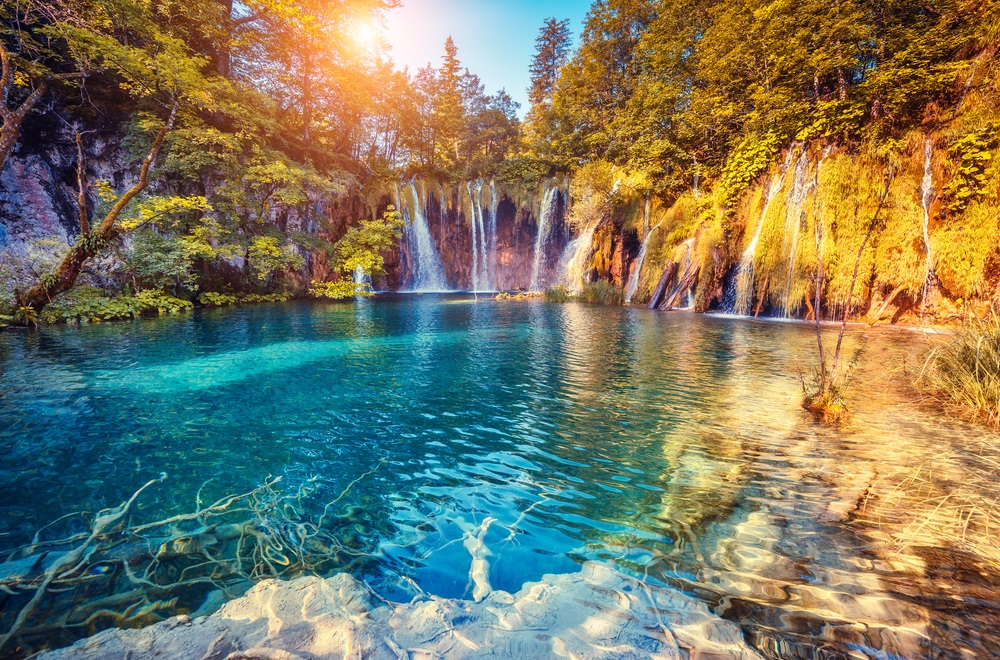
#> input picture foto_2.bmp, 1000 x 660 px
$ python sharp.py
#> lines starting #> are read from the running program, lines starting #| are printed output that depends on the picture
#Importeer libraries
import cv2
from matplotlib import pyplot as plt

afbeelding = cv2.imread('foto_2.bmp')                         #Lees de afbeelding in
#> afbeelding is the input picture: shape (660, 1000, 3); mean B, G, R 97.3, 120.9, 121.7
afbeelding_rgb = cv2.cvtColor(afbeelding, cv2.COLOR_BGR2RGB)  #Vorm de afbeelding van BGR naar RGB

blured_afbeelding = cv2.GaussianBlur(afbeelding_rgb, (9,9), 0)    #Blure de afbeelding
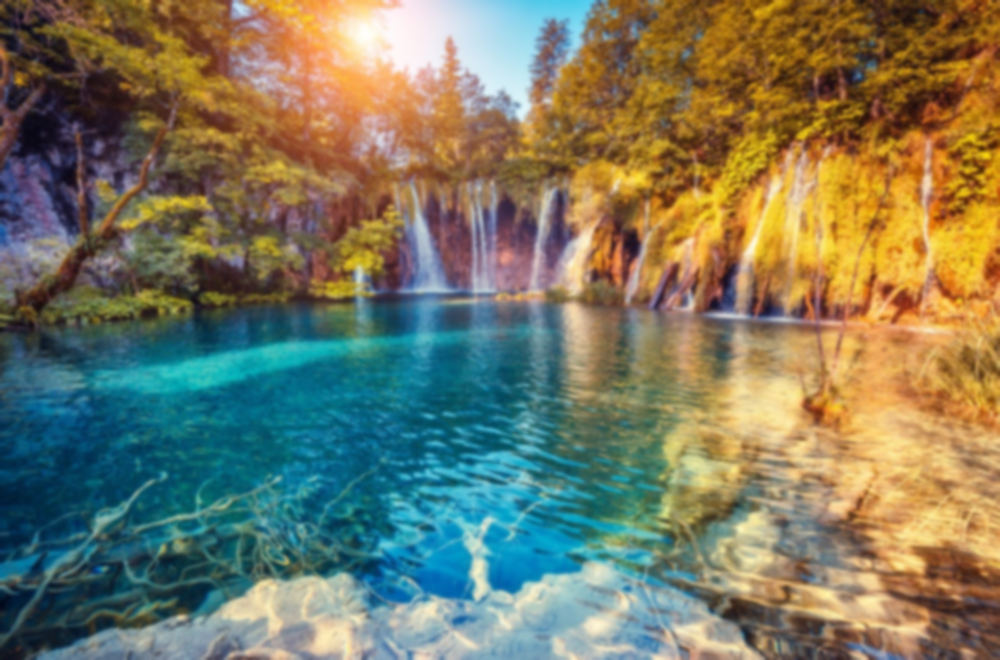
#> blured_afbeelding: shape (660, 1000, 3); mean R, G, B 121.7, 120.9, 97.3
mask_afbeelding = cv2.subtract(afbeelding_rgb, blured_afbeelding) #Maak een mask van de afbeelding
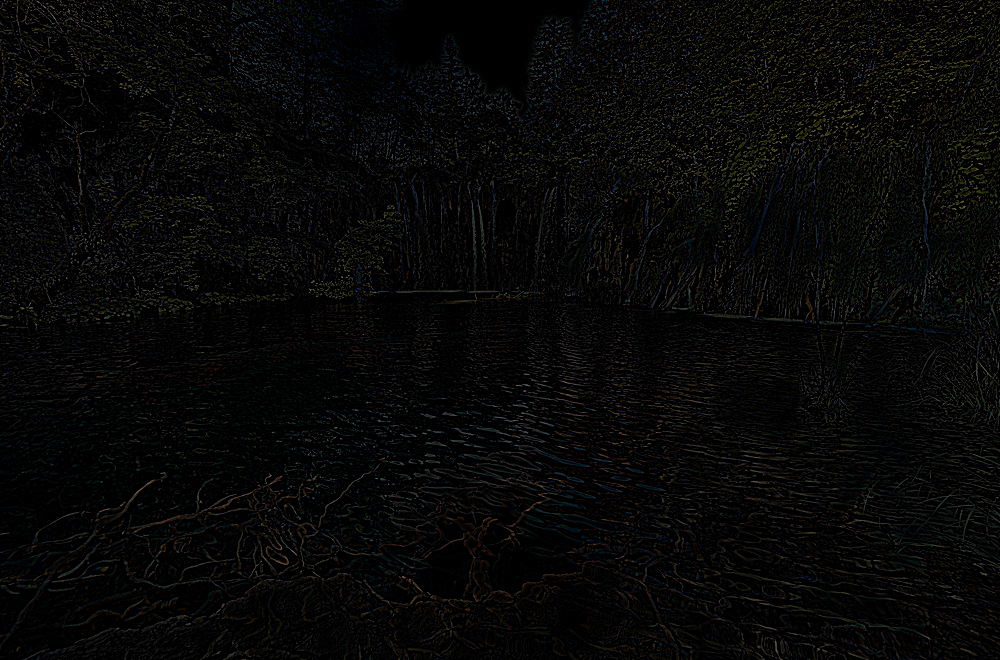
#> mask_afbeelding: shape (660, 1000, 3); mean R, G, B 7.3, 7.5, 6.8
sharp_afbeelding = cv2.add(mask_afbeelding, afbeelding_rgb)       #Voeg de mask en de orginele afbeelding samen
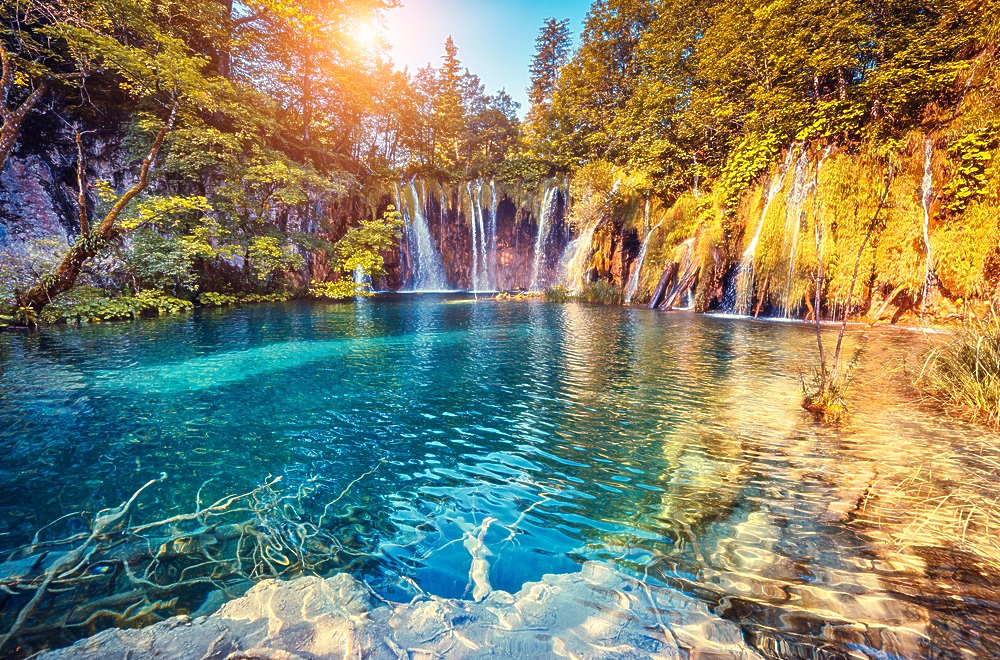
#> sharp_afbeelding: shape (660, 1000, 3); mean R, G, B 127.9, 128.1, 103.9

plt.subplot(221), plt.imshow(afbeelding_rgb)     #Voeg image toe aan plot
plt.subplot(222), plt.imshow(blured_afbeelding)  #Voeg bluredImage toe aan plot
plt.subplot(223), plt.imshow(mask_afbeelding)    #Voeg maskImage toe aan plot
plt.subplot(224), plt.imshow(sharp_afbeelding)   #Voeg sharpImage toe aan plot
plt.show()                                       #Show plot
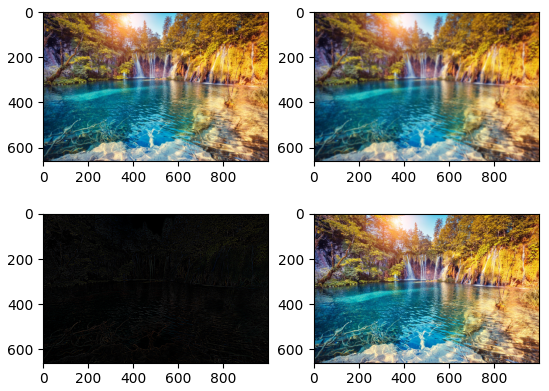
#> figure drawn by matplotlib, 4 panels
